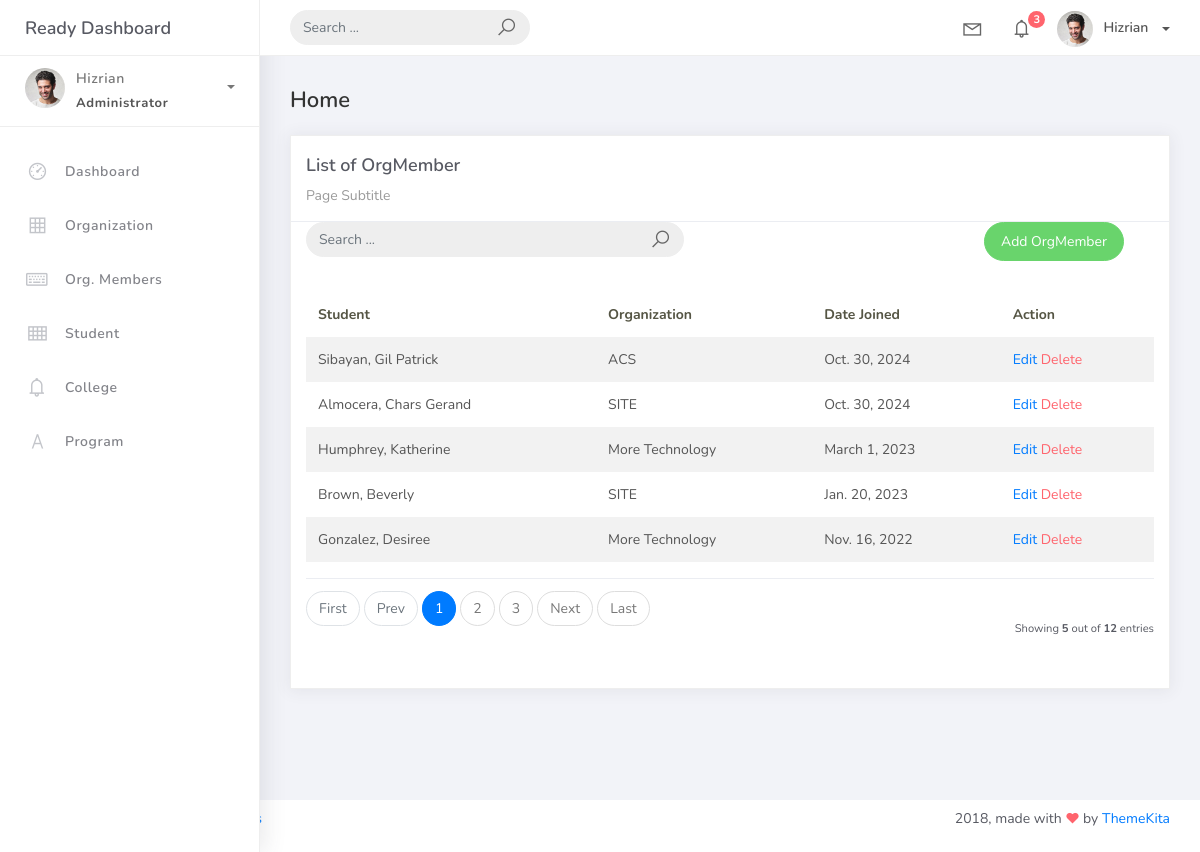
The page /orgmember_list on the database its author committed.
### studentorg/models.py (models this page shows)
class BaseModel(models.Model):
    created_at = models.DateTimeField(auto_now_add=True, db_index=True)
    updated_at = models.DateTimeField(auto_now=True)
    class Meta:
        abstract = True

class OrgMember(BaseModel):
    student = models.ForeignKey(Student, on_delete=models.CASCADE)
    organization = models.ForeignKey(Organization, on_delete=models.CASCADE)
    date_joined = models.DateField()

class Student(BaseModel):
    student_id = models.CharField(max_length=15)
    lastname = models.CharField(max_length=25)
    firstname = models.CharField(max_length=25)
    middlename = models.CharField(max_length=25, blank=True, null=True)
    program = models.ForeignKey(Program, on_delete=models.CASCADE)
    def __str__(self):
        return f"{self.lastname}, {self.firstname}"

class Organization(BaseModel):
    name = models.CharField(max_length=250)
    college = models.ForeignKey(College, null=True, blank=True, on_delete=models.CASCADE)
    description = models.CharField(max_length=500)
    def __str__(self):
        return self.name

### studentorg/views.py (the view)
# urls.py: path('orgmember_list', OrgMemberList.as_view(), name='orgmember-list'),
class OrgMemberList(ListView):
    model = OrgMember
    context_object_name = 'orgmember'
    template_name = 'orgmember_list.html'
    paginate_by = 5

### templates/orgmember_list.html
{% extends 'base.html' %}
{% load static %}
{% block content %}
<div class="content">
    <div class="container-fluid">
        <h4 class="page-title">Home</h4>
        <div class="row">
            <div class="col-md-12">
                <div class="card">
                    <div class="card-header">
                        <div class="card-title">List of OrgMember</div>
                        <div class="card-category">Page Subtitle</div>
                    </div>
                    <div class="col-md-12 row">
                        <div class="col-md-6">
                            <form class="navbar-left navbar-form nav-search mr-md-3" action="">
                                <div class="input-group">
                                    <input type="text" placeholder="Search ..." class="form-control" />
                                    <div class="input-group-append">
                                        <span class="input-group-text">
                                            <i class="la la-search search-icon"></i>
                                        </span>
                                    </div>
                                </div>
                            </form>
                        </div>
                        <div class="col-md-6">
                            <div class="pull-right">
                                <a href="{% url 'orgmember-add' %}" class="btn btn-success btn-rounded">Add OrgMember</a>
                            </div>
                        </div>
                    </div>
                    <div class="card-body">
                        <table class="table table-striped mt-3">
                            <thead>
                                <tr>
                                    <th scope="col">Student</th>
                                    <th scope="col">Organization</th>
                                    <th scope="col">Date Joined</th>
                                    <th scope="col">Action</th>
                                </tr>
                            </thead>
                            <tbody>
                                {% for object in object_list %}
                                <tr>
                                    <td>{{ object.student }}</td>
                                    <td>{{ object.organization }}</td>
                                    <td>{{ object.date_joined }}</td>
                                    <td>
                                        <a href="orgmember_list/{{ object.id }}">Edit</a>
                                        <a href="orgmember_list/{{ object.id }}/delete" class="text-danger">Delete</a>
                                    </td>
</tr>
{% empty %}
<tr>
    <td colspan="4" style="text-align: center">
        <p class="text-sm font-weight-bold mb-0">No Records Found</p>
    </td>
     </tr>
                                {% endfor %}
                            </tbody>
                        </table>
                        {% include 'includes/pagination.html' %}
                    </div>
                </div>
            </div>
        </div>
    </div>
</div>
{% endblock %}

### rows shown on the page
OrgMember: student "Sibayan, Gil Patrick", organization "ACS", date_joined "Oct. 30, 2024"
OrgMember: student "Almocera, Chars Gerand", organization "SITE", date_joined "Oct. 30, 2024"
OrgMember: student "Humphrey, Katherine", organization "More Technology", date_joined "March 1, 2023"
OrgMember: student "Brown, Beverly", organization "SITE", date_joined "Jan. 20, 2023"
OrgMember: student "Gonzalez, Desiree", organization "More Technology", date_joined "Nov. 16, 2022"

### other values the page prints
{{ page_num }} "1"
{{ page_num }} "2" "3"
{{ object_list.count }} "5"
{{ paginator.count }} "12"
